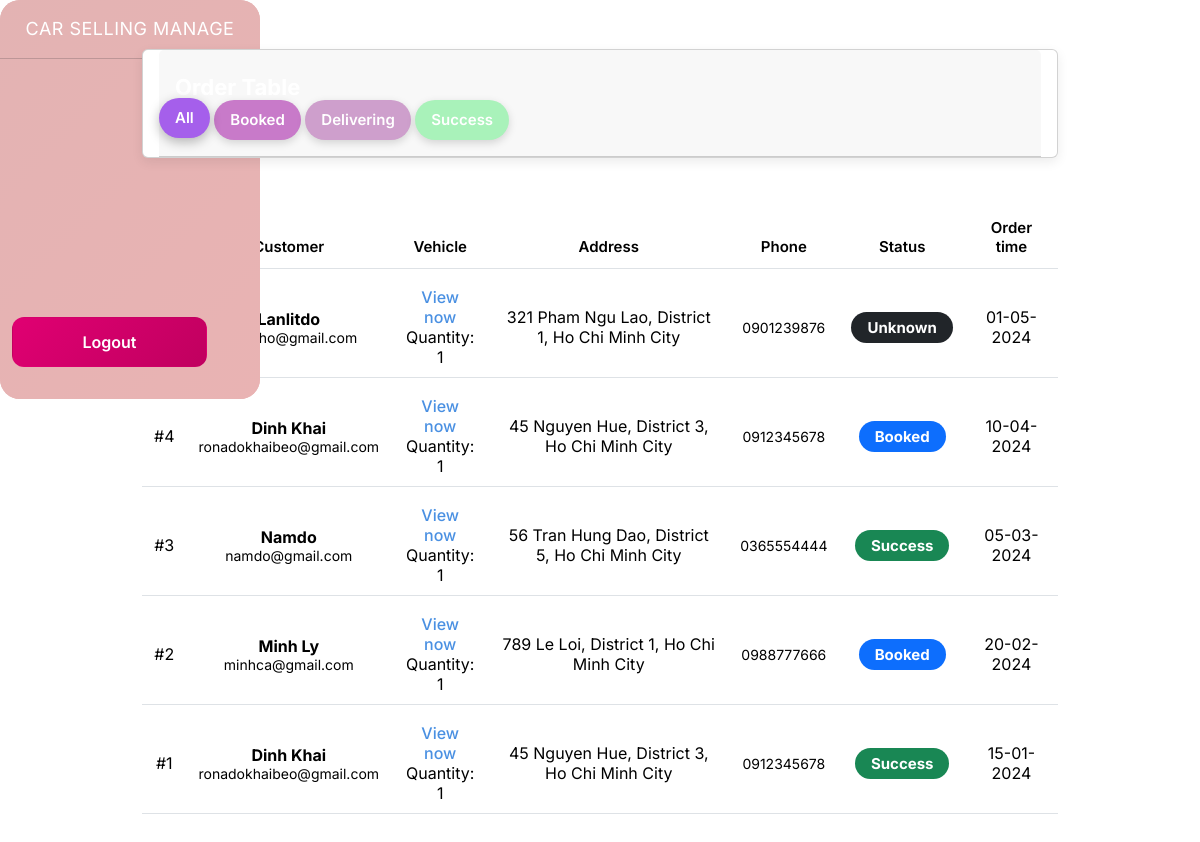
The app's page /admin/order.php with its own data.
### tables this page shows
CREATE TABLE orders (
    order_id INT AUTO_INCREMENT PRIMARY KEY,
    customer_id INT NOT NULL, 
    status INT(11) NOT NULL DEFAULT 2, 
    created_at timestamp NOT NULL DEFAULT current_timestamp(), 
    CONSTRAINT fk_orders_customer FOREIGN KEY (customer_id) REFERENCES customer(customer_id)
);

CREATE TABLE customer (
    customer_id INT AUTO_INCREMENT PRIMARY KEY,
    name VARCHAR(255) NOT NULL,
    age INT, 
    phone_number VARCHAR(20),
    email VARCHAR(255),
    dob DATE, 
    username VARCHAR(100) UNIQUE,
    address varchar(191) DEFAULT NULL, 
    password VARCHAR(255),
    role VARCHAR(20) DEFAULT 'user' 
);

### admin/order.php (the view, shortened to what this page needs)
<?php
include("header.php");
include("dbconn.php");
$type = isset($_GET['type']) ? (int)$_GET['type'] : -1;
$sql = "
    SELECT
        o.order_id,
        o.status,
        o.created_at,
        c.name,
        c.email,
        c.phone_number,
        c.address,
        SUM(od.quantity) AS quantity
    FROM orders o
    JOIN customer c ON o.customer_id = c.customer_id
    LEFT JOIN order_detail od ON o.order_id = od.order_id
";
$sql .= "
    GROUP BY o.order_id
    ORDER BY o.created_at DESC
";
$orders = mysqli_query($link, $sql);
?>
<head>
    <link rel="stylesheet" href="bootstrap.min.css">
    <link rel="stylesheet" href="./css/order.css">
</head>
<body>
<div class="layout">
    <?php include ("header.php"); ?>
<div class="container-fluid">
    <div class="row">
        <div class="col-12">
            <div class="card my-4">
                <div class="card-header p-0 position-relative mt-n4 mx-3 z-index-2">
                    <div class="bg-gradient-primary shadow-primary border-radius-lg pt-4 pb-3">
                        <h6 class="text-white text-capitalize ps-3">Order table</h6>
                        <a href="./order.php"
                        class="filter-btn all <?= $type == -1 ? 'active' : '' ?>">All</a>
                        <a href="./order.php?type=2"
                        class="filter-btn booked <?= $type == 2 ? 'active' : '' ?>">Booked</a>
                        <a href="./order.php?type=3"
                        class="filter-btn delivering <?= $type == 3 ? 'active' : '' ?>">Delivering</a>
                        <a href="./order.php?type=4"
                        class="filter-btn success <?= $type == 4 ? 'active' : '' ?>">Success</a>
                        </div>
                    </div>
                </div>
                <div class="card-body px-0 pb-2">
                    <div class="table-responsive p-0">
                        <table class="table align-items-center mb-0 mt-3">
                            <thead>
                                <tr>
                                    <th>ID</th>
                                    <th>Customer</th>
                                    <th>Vehicle</th>
                                    <th>Address</th>
                                    <th>Phone</th>
                                    <th class="text-center">Status</th>
                                    <th class="text-center">Order time</th>
                                </tr>
                            </thead>
                            <tbody>
                            <?php while($order = mysqli_fetch_assoc($orders)) { ?>
                                <tr>
                                    <td>#<?= $order['order_id'] ?></td>
                                    <td>
                                        <b><?= $order['name'] ?></b><br>
                                        <small><?= $order['email'] ?></small>
                                    </td>
                                    <td>
                                        <a href="./order-detail.php?order_id=<?= $order['order_id'] ?>">
                                            View now
                                        </a>
                                        <br>
                                        Quantity: <?= $order['quantity'] ?>
                                    </td>
                                    <td>
                                        <?= $order['address'] ?>
                                    </td>
                                    <td>
                                        <small><?= $order['phone_number'] ?></small>
                                    </td>
                                    <td class="text-center">
                                        <?php
                                        if ($order['status'] == 2)
                                            echo '<span class="badge bg-primary">Booked</span>';
                                        else if ($order['status'] == 3)
                                            echo '<span class="badge bg-info">Delivering</span>';
                                        else if ($order['status'] == 4)
                                            echo '<span class="badge bg-success">Success</span>';
                                        else
                                            echo '<span class="badge bg-dark">Unknown</span>';
                                        ?>
                                    </td>
                                    <td class="text-center">
                                        <?= date('d-m-Y', strtotime($order['created_at'])) ?>
                                    </td>
                                </tr>
                            <?php } ?>
                            </tbody>
                        </table>
                    </div>
                </div>
            </div>
        </div>
    </div>
</div>
</body>

### admin/header.php (shortened to what this page needs)
<head>
    <link rel="stylesheet" href="bootstrap.min.css">
    <link rel="stylesheet" href="./css/header.css">
</head>
<aside class="sidenav" id="sidenav-main">
    <div class="sidenav-header text-center">
        <span class="navbar-brand text-white">CAR SELLING MANAGE</span>
    </div>
    <hr class="horizontal">
    <div class="sidenav-footer text-center">
        <a class="btn bg-gradient-primary text-white w-75" href="../logout.php">Logout</a>
    </div>
</aside>

### admin/css/header.css (style rules this page uses)
* { font-family: 'Inter', sans-serif !important; }
.sidenav { border-radius: 20px; padding-top: 15px; padding-bottom: 20px; background: linear-gradient(135deg, #e3b3b3, #e9b3b3); display: flex; flex-direction: column; width: 260px !important; min-width: 260px !important; max-width: 260px !important; flex-shrink: 0; position: fixed; }
.sidenav-header .navbar-brand { font-size: 18px; letter-spacing: 0.5px; text-transform: uppercase; display: flex; justify-content: center; align-items: center; }
.sidenav .horizontal { opacity: 0.2; }
.sidenav a { text-decoration: none !important; }
.sidenav-footer { margin-top: 230px; }
.sidenav-footer .btn { display: flex; justify-content: center; align-items: center; padding: 12px 16px; margin: 12px; border-radius: 12px; color: #fff; font-weight: 600; background: linear-gradient(135deg, #e00072, #c0005f) !important; }

### admin/css/order.css (style rules this page uses)
.layout { display: flex; width: 100%; }
.container-fluid { margin-left: 260px; padding: 25px; max-width: calc(100% - 260px); }
.card { border-radius: 12px; overflow: hidden; background: #fdfefe; box-shadow: 0 4px 12px rgba(0,0,0,0.08); margin-bottom: 20px; }
.card-header { display: flex; flex-direction: column; align-items: flex-start; gap: 15px; padding: 18px 20px; background: #85b4e8; color: #fff; line-height: 1.6; }
.card-header h6 { margin: 0; font-weight: 700; font-size: 22px; }
.filter-btn { padding: 7px 22px; border-radius: 25px; font-size: 13px; font-weight: 600; cursor: pointer; border: none; color: #fff; text-decoration: none; transition: 0.25s ease; display: inline-block; box-shadow: 0 3px 8px rgba(0,0,0,0.15); }
.filter-btn.active { box-shadow: 0 4px 14px rgba(0,0,0,0.25); transform: translateY(-2px); }
.filter-btn.all { border-radius: 25px; padding: 8px 16px; font-size: 15px; background: #a55feb; }
.filter-btn.booked { border-radius: 25px; padding: 8px 16px; font-size: 15px; background: #c87ac9; }
.filter-btn.delivering { border-radius: 20px; padding: 8px 16px; font-size: 15px; background: #ce9fcc; }
.filter-btn.success { border-radius: 20px; padding: 8px 16px; font-size: 15px; background: #a9f2ba; }
.filter-btn.active { box-shadow: 0 4px 12px rgba(0,0,0,0.28); transform: translateY(-2px); }
.table { margin-top: 15px; width: 100%; border-collapse: separate; border-spacing: 0 8px; }
.table thead tr { background: #91beea; color: #fff; }
.table thead th { padding: 12px; font-size: 15px; font-weight: 600; text-align: center; }
.table tbody tr { background: #f9f9f9; border-radius: 8px; transition: 0.25s; }
.table tbody td { vertical-align: middle; padding: 10px 12px; text-align: center; }
.table a { color: #4a90e2; text-decoration: none; font-weight: 500; }
.badge.bg-primary { border-radius: 25px; padding: 8px 16px; font-size: 15px; background: #c87ac9; }
.badge.bg-success { border-radius: 20px; padding: 8px 16px; font-size: 15px; background: #a9f2ba; }
.badge.bg-dark { border-radius: 20px; padding: 8px 16px; font-size: 15px; background: #b9c4cf; }

### records on screen
orders: customer.name "Lanlitdo", customer.email "trumcho@gmail.com", quantity "1", customer.address "321 Pham Ngu Lao, District 1, Ho Chi Minh City", customer.phone_number "0901239876", status "Unknown", created_at "01-05-2024"
orders: order_id "4", customer.name "Dinh Khai", customer.email "ronadokhaibeo@gmail.com", quantity "1", customer.address "45 Nguyen Hue, District 3, Ho Chi Minh City", customer.phone_number "0912345678", status "Booked", created_at "10-04-2024"
orders: order_id "3", customer.name "Namdo", customer.email "namdo@gmail.com", quantity "1", customer.address "56 Tran Hung Dao, District 5, Ho Chi Minh City", customer.phone_number "0365554444", status "Success", created_at "05-03-2024"
orders: order_id "2", customer.name "Minh Ly", customer.email "minhca@gmail.com", quantity "1", customer.address "789 Le Loi, District 1, Ho Chi Minh City", customer.phone_number "0988777666", status "Booked", created_at "20-02-2024"
orders: order_id "1", customer.name "Dinh Khai", customer.email "ronadokhaibeo@gmail.com", quantity "1", customer.address "45 Nguyen Hue, District 3, Ho Chi Minh City", customer.phone_number "0912345678", status "Success", created_at "15-01-2024"
